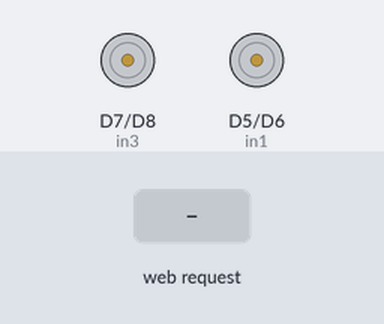
The sketch below on a simulated ESP8266 (NodeMCU). Shown: motor-driver pin pairs drawn as motors (green arrow = first pin HIGH = forward, orange = second pin HIGH = backward, longer = more drive). Inputs (shaded band) come from the test bench. WiFi joins after 1.5 s; servers stay silent unless stated; what the sketch prints to the serial monitor is not drawn.

Above: at 2.7 s.
2.8 s: HTTP request GET /?State=F received
At 3.3 s:
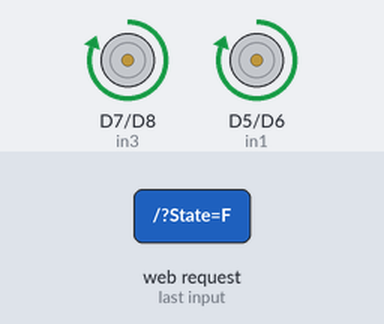
4.3 s: HTTP request GET /?State=B received
At 5.5 s:
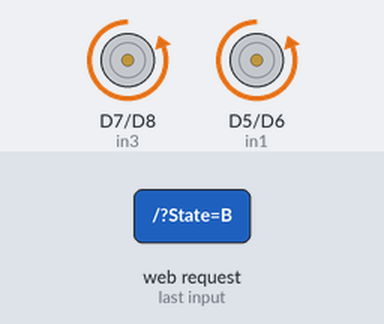
5.8 s: HTTP request GET /?State=R received
At 6.8 s:
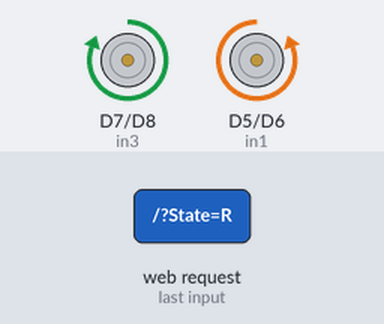
7.3 s: HTTP request GET /?State=L received
At 8.0 s:
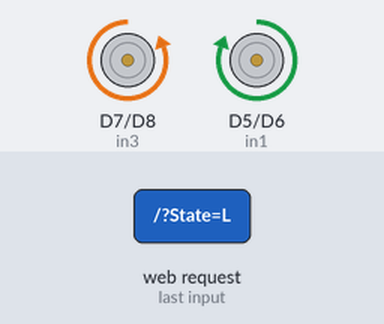
Timing chart, 0 to 9.8 s (numbered marks = the images above; inputs shaded):
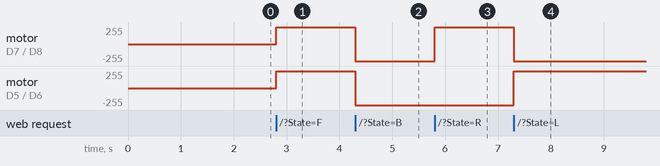

The sketch:

rc-car-esp8266.ino
```cpp
#include <ESP8266WiFi.h>
#include <ESP8266WebServer.h>
#include <ArduinoOTA.h>

// Motor connections
int in1 = D5;
int in2 = D6;
int in3 = D7;
int in4 = D8;

ESP8266WebServer server(80);  // Webserver object

unsigned long previousMillis = 0;

String sta_ssid = "Shiraz1";      // WiFi SSID
String sta_password = "Shiraz";  // WiFi Password
String command;

void setup() {
  Serial.begin(115200);
  Serial.println();
  Serial.println("WiFi Robot Control - Basic");
  Serial.println("--------------------------------");

  // Motor pins as outputs
  pinMode(in1, OUTPUT);
  pinMode(in2, OUTPUT);
  pinMode(in3, OUTPUT);
  pinMode(in4, OUTPUT);

  // Motors OFF initially
  Stop();

  // Hostname
  String chip_id = String(ESP.getChipId(), HEX);
  chip_id = chip_id.substring(chip_id.length() - 4);
  String hostname = "WiFi_RC_Car-" + sta_ssid;

  // Connect to WiFi
  WiFi.mode(WIFI_STA);
  WiFi.begin(sta_ssid.c_str(), sta_password.c_str());
  Serial.print("Connecting to: ");
  Serial.println(sta_ssid);

  unsigned long currentMillis = millis();
  previousMillis = currentMillis;
  while (WiFi.status() != WL_CONNECTED && currentMillis - previousMillis <= 10000) {
    delay(500);
    Serial.print(".");
    currentMillis = millis();
  }

  if (WiFi.status() == WL_CONNECTED) {
    Serial.println("");
    Serial.println("WiFi-STA-Mode");
    Serial.print("IP: ");
    Serial.println(WiFi.localIP());
  } else {
    WiFi.mode(WIFI_AP);
    WiFi.softAP(hostname.c_str());
    IPAddress myIP = WiFi.softAPIP();
    Serial.println("");
    Serial.println("WiFi failed, starting AP mode");
    Serial.print("AP IP address: ");
    Serial.println(myIP);
  }

  // Web server routes
  server.on("/", HTTP_handleRoot);
  server.onNotFound(HTTP_handleRoot);
  server.begin();

  ArduinoOTA.begin();
}

void loop() {
  ArduinoOTA.handle();
  server.handleClient();

  command = server.arg("State");

  if (command == "F") Forward();
  else if (command == "B") Backward();
  else if (command == "R") TurnRight();
  else if (command == "L") TurnLeft();
  else if (command == "S") Stop();
}

// HTTP handler
void HTTP_handleRoot(void) {
  server.send(200, "text/html", "");
  if (server.hasArg("State")) {
    Serial.println(server.arg("State"));
  }
}

// Motor control functions
void Forward() {
  digitalWrite(in1, HIGH);
  digitalWrite(in2, LOW);
  digitalWrite(in3, HIGH);
  digitalWrite(in4, LOW);
}

void Backward() {
  digitalWrite(in1, LOW);
  digitalWrite(in2, HIGH);
  digitalWrite(in3, LOW);
  digitalWrite(in4, HIGH);
}

void TurnRight() {
  digitalWrite(in1, LOW);
  digitalWrite(in2, HIGH);
  digitalWrite(in3, HIGH);
  digitalWrite(in4, LOW);
}

void TurnLeft() {
  digitalWrite(in1, HIGH);
  digitalWrite(in2, LOW);
  digitalWrite(in3, LOW);
  digitalWrite(in4, HIGH);
}

void Stop() {
  digitalWrite(in1, LOW);
  digitalWrite(in2, LOW);
  digitalWrite(in3, LOW);
  digitalWrite(in4, LOW);
}
```

Measured:
- after the input at 2.8 s, motor on D7 (in3) / D8 (in4), motor on D5 (in1) / D6 (in2): stopped → forward 255/255 at once
- after the input at 4.3 s, motor on D7 (in3) / D8 (in4), motor on D5 (in1) / D6 (in2): forward 255/255 → backward 255/255 at once
- after the input at 5.8 s, motor on D7 (in3) / D8 (in4): backward 255/255 → forward 255/255 at once
- after the input at 7.3 s, motor on D7 (in3) / D8 (in4): forward 255/255 → backward 255/255 at once; motor on D5 (in1) / D6 (in2): backward 255/255 → forward 255/255 at once
